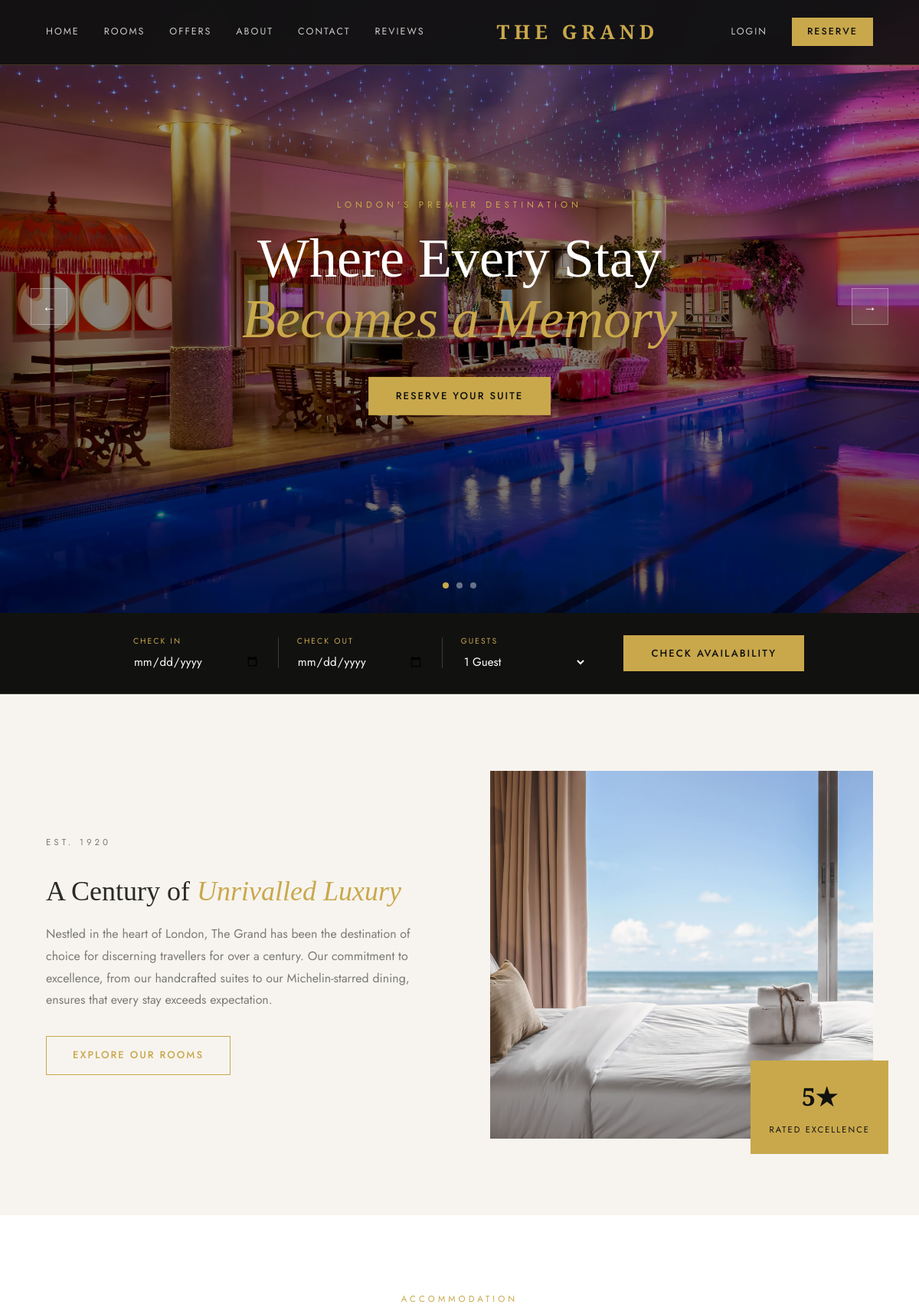
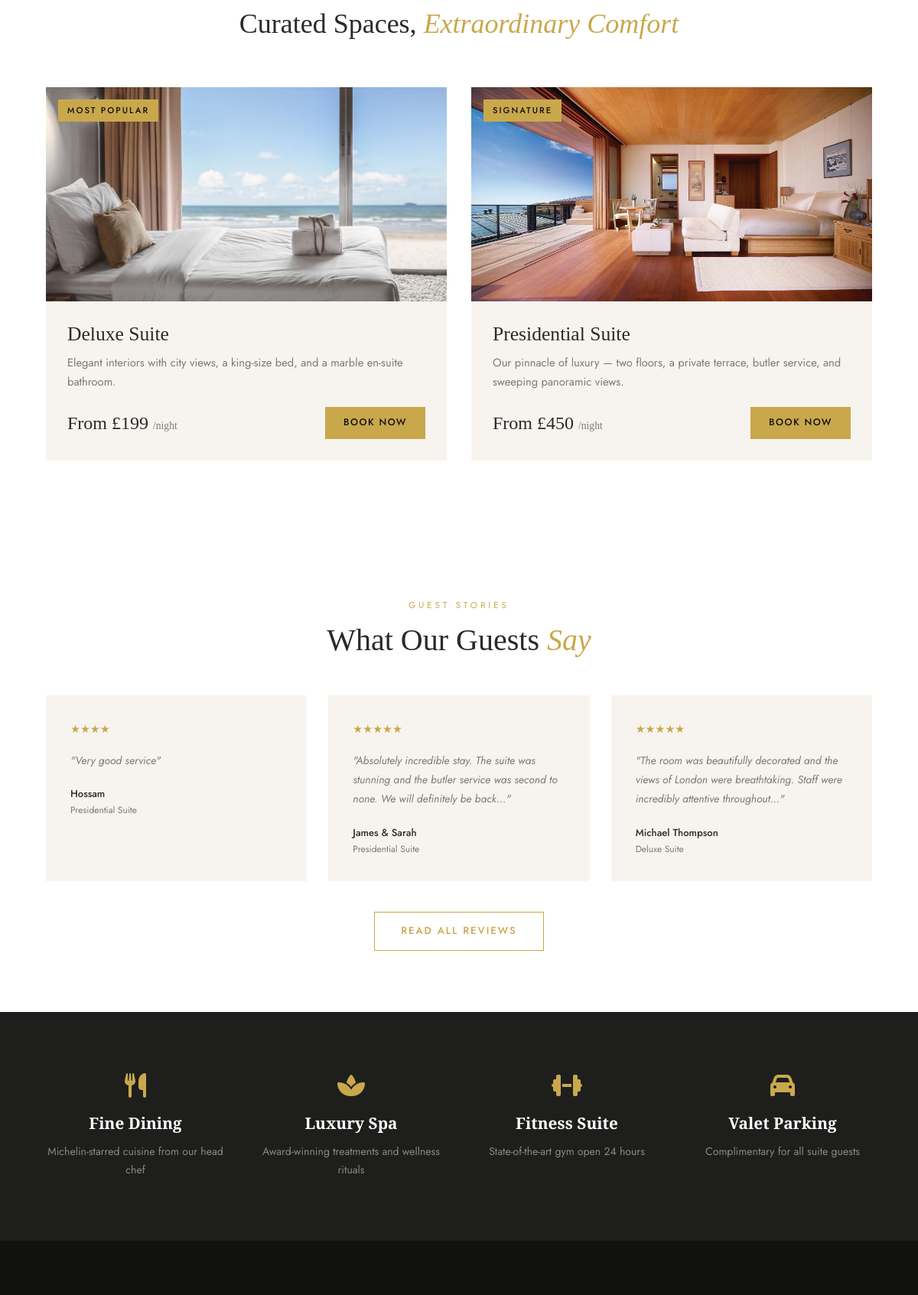
The page / (upper part) on the database its author committed (2 pictures, top to bottom).
### tables this page shows
CREATE TABLE reviews (
            id INTEGER PRIMARY KEY AUTOINCREMENT,
            user_id INTEGER,
            fullname TEXT NOT NULL,
            rating INTEGER NOT NULL,
            room_type TEXT NOT NULL,
            comment TEXT NOT NULL,
            created_at TIMESTAMP DEFAULT CURRENT_TIMESTAMP
        );

### main.py (the view)
@app.route('/')
def home():
    conn = get_db()
    reviews = conn.execute("SELECT * FROM reviews ORDER BY created_at DESC LIMIT 3").fetchall()
    conn.close()
    return render_template('home.html', reviews=reviews)

### main.py (called while the page is built)
def get_db():
    conn = sqlite3.connect(DB_NAME)
    conn.row_factory = sqlite3.Row
    return conn

### templates/home.html (shortened to what this page needs)
{% extends 'base.html' %}
{% block content %}
<section class="hero">
    <div class="slides">
        <div class="slide active" style="background-image: url('{{ url_for('static', filename='images/image2.webp') }}')"></div>
    </div>
    <div class="hero-overlay"></div>
    <div class="hero-content">
        <p class="hero-eyebrow">London's Premier Destination</p>
        <h1 class="hero-title">Where Every Stay<br><em>Becomes a Memory</em></h1>
        <a href="{{ url_for('booking') }}" class="btn-gold">Reserve Your Suite</a>
    </div>
    <div class="slide-dots">
        <span class="dot active" onclick="goToSlide(0)"></span>
        <span class="dot" onclick="goToSlide(1)"></span>
        <span class="dot" onclick="goToSlide(2)"></span>
    </div>
    <button class="slide-prev" onclick="changeSlide(-1)">&#8592;</button>
    <button class="slide-next" onclick="changeSlide(1)">&#8594;</button>
</section>
<section class="quick-book">
    <form action="{{ url_for('booking') }}" method="GET" class="quick-book-form">
        <div class="qb-group">
            <label>Check In</label>
            <input type="date" name="checkin">
        </div>
        <div class="qb-group">
            <label>Check Out</label>
            <input type="date" name="checkout">
        </div>
        <div class="qb-group">
            <label>Guests</label>
            <select name="guests">
                <option>1 Guest</option>
            </select>
        </div>
        <button type="submit" class="btn-gold">Check Availability</button>
    </form>
</section>
<section class="welcome">
    <div class="welcome-inner">
        <div class="welcome-text">
            <p class="section-eyebrow">Est. 1920</p>
            <h2>A Century of <em>Unrivalled Luxury</em></h2>
            <p>Nestled in the heart of London, The Grand has been the destination of choice for discerning travellers for over a century. Our commitment to excellence, from our handcrafted suites to our Michelin-starred dining, ensures that every stay exceeds expectation.</p>
            <a href="{{ url_for('rooms') }}" class="btn-outline">Explore Our Rooms</a>
        </div>
        <div class="welcome-image">
            <img src="{{ url_for('static', filename='images/room1.jpg') }}" alt="Luxury Suite">
            <div class="welcome-badge">
                <span class="badge-num">5★</span>
                <span class="badge-text">Rated Excellence</span>
            </div>
        </div>
    </div>
</section>
<section class="rooms-preview">
    <div class="section-header">
        <p class="section-eyebrow">Accommodation</p>
        <h2>Curated Spaces, <em>Extraordinary Comfort</em></h2>
    </div>
    <div class="rooms-grid">
        <div class="room-card">
            <div class="room-img" style="background-image: url('{{ url_for('static', filename='images/room1.jpg') }}')">
                <div class="room-tag">Most Popular</div>
            </div>
            <div class="room-info">
                <h3>Deluxe Suite</h3>
                <p>Elegant interiors with city views, a king-size bed, and a marble en-suite bathroom.</p>
                <div class="room-footer">
                    <span class="room-price">From £199 <small>/night</small></span>
                    <a href="{{ url_for('booking') }}" class="btn-gold-sm">Book Now</a>
                </div>
            </div>
        </div>
        <div class="room-card">
            <div class="room-img" style="background-image: url('{{ url_for('static', filename='images/room2.webp') }}')">
                <div class="room-tag">Signature</div>
            </div>
            <div class="room-info">
                <h3>Presidential Suite</h3>
                <p>Our pinnacle of luxury — two floors, a private terrace, butler service, and sweeping panoramic views.</p>
                <div class="room-footer">
                    <span class="room-price">From £450 <small>/night</small></span>
                    <a href="{{ url_for('booking') }}" class="btn-gold-sm">Book Now</a>
                </div>
            </div>
        </div>
    </div>
</section>
<section style="padding:80px 60px;background:white;">
    <div style="max-width:1100px;margin:0 auto;">
        <div style="text-align:center;margin-bottom:48px;">
            <p class="section-eyebrow">Guest Stories</p>
            <h2 style="font-family:var(--font-display);font-size:2.5rem;">What Our Guests <em>Say</em></h2>
        </div>
        <div style="display:grid;grid-template-columns:repeat(3,1fr);gap:28px;margin-bottom:40px;">
            {% for review in reviews %}
            <div style="background:var(--cream);padding:32px;">
                <div style="color:var(--gold);font-size:0.9rem;margin-bottom:16px;">{% for i in range(review['rating']) %}★{% endfor %}</div>
                <p style="color:var(--text-light);font-size:0.88rem;line-height:1.8;font-style:italic;margin-bottom:20px;">"{{ review['comment'][:120] }}{% if review['comment']|length > 120 %}...{% endif %}"</p>
                <div style="font-size:0.82rem;font-weight:500;">{{ review['fullname'] }}</div>
                <div style="font-size:0.75rem;color:var(--text-light);">{{ review['room_type'] }}</div>
            </div>
            {% else %}
            <div style="grid-column:1/-1;text-align:center;color:var(--text-light);padding:40px;">No reviews yet.</div>
            {% endfor %}
        </div>
        <div style="text-align:center;">
            <a href="{{ url_for('reviews') }}" class="btn-outline">Read All Reviews</a>
        </div>
    </div>
</section>
<section class="amenities">
    <div class="amenities-grid">
        <div class="amenity">
            <i class="fa-solid fa-utensils"></i>
            <h4>Fine Dining</h4>
            <p>Michelin-starred cuisine from our head chef</p>
        </div>
        <div class="amenity">
            <i class="fa-solid fa-spa"></i>
            <h4>Luxury Spa</h4>
            <p>Award-winning treatments and wellness rituals</p>
        </div>
        <div class="amenity">
            <i class="fa-solid fa-dumbbell"></i>
            <h4>Fitness Suite</h4>
            <p>State-of-the-art gym open 24 hours</p>
        </div>
        <div class="amenity">
            <i class="fa-solid fa-car"></i>
            <h4>Valet Parking</h4>
            <p>Complimentary for all suite guests</p>
        </div>
    </div>
</section>
{% endblock %}

### templates/base.html (shortened to what this page needs)
<!DOCTYPE html>
<html lang="en">
<head>
    <link rel="stylesheet" href="https://cdnjs.cloudflare.com/ajax/libs/font-awesome/6.5.0/css/all.min.css">
    <link rel="stylesheet" href="{{ url_for('static', filename='css/global.css') }}">
</head>
<body>
<nav class="navbar">
    <div class="nav-left">
        <a href="{{ url_for('home') }}">Home</a>
        <a href="{{ url_for('rooms') }}">Rooms</a>
        <a href="{{ url_for('offers') }}">Offers</a>
        <a href="{{ url_for('about') }}">About</a>
        <a href="{{ url_for('contact') }}">Contact</a>
        <a href="{{ url_for('reviews') }}">Reviews</a>
    </div>
    <a href="{{ url_for('home') }}" class="nav-logo">THE GRAND</a>
    <div class="nav-right">
        {% if session.get('user_name') %}
            <a href="{{ url_for('my_bookings') }}" style="color:#ccc;font-size:0.78rem;letter-spacing:1.5px;text-transform:uppercase;">My Bookings</a>
            <span class="nav-welcome">{{ session['user_name'] }}</span>
            <a href="{{ url_for('logout') }}" class="nav-logout">Logout</a>
        {% else %}
            <a href="{{ url_for('login') }}">Login</a>
            <a href="{{ url_for('signup') }}" class="nav-cta">Reserve</a>
        {% endif %}
    </div>
</nav>
{% block content %}{% endblock %}
<footer class="footer">
</footer>
</body>
</html>

### rows shown on the page
reviews: rating 4 (drawn), comment "Very good service", fullname "Hossam", room_type "Presidential Suite"
reviews: rating 5 (drawn), comment "Absolutely incredible stay. The suite was stunning and the butler service was second to none. We will definitely be back", fullname "James & Sarah", room_type "Presidential Suite"
reviews: rating 5 (drawn), comment "The room was beautifully decorated and the views of London were breathtaking. Staff were incredibly attentive throughout", fullname "Michael Thompson", room_type "Deluxe Suite"
